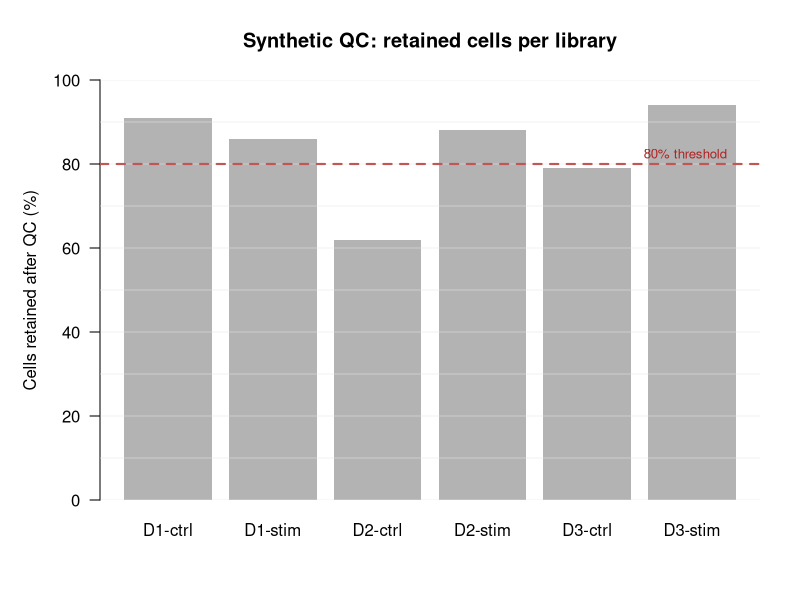

R code for this plot:
# Deterministic QC-style chart for the v0.5 remote vision check (evals/v05_remote_vision_eval.py).
# Values are not printed on the figure, so answering requires reading the bars and the threshold.
args <- commandArgs(trailingOnly = TRUE)
out <- if (length(args)) args[[1]] else "vision_chart.png"
samples <- c("D1-ctrl", "D1-stim", "D2-ctrl", "D2-stim", "D3-ctrl", "D3-stim")
retained <- c(91, 86, 62, 88, 79, 94)
png(out, width = 900, height = 600, res = 110, type = "cairo")
par(mar = c(5, 5, 4, 2))
bars <- barplot(retained, names.arg = samples, ylim = c(0, 100), col = "grey70",
                border = NA, ylab = "Cells retained after QC (%)", las = 1,
                main = "Synthetic QC: retained cells per library")
abline(h = 80, lty = 2, lwd = 2, col = "firebrick")
text(max(bars) + 0.4, 82.5, "80% threshold", col = "firebrick", adj = 1, cex = 0.8)
abline(h = seq(0, 100, 10), col = "grey90", lwd = 0.5)
invisible(dev.off())
